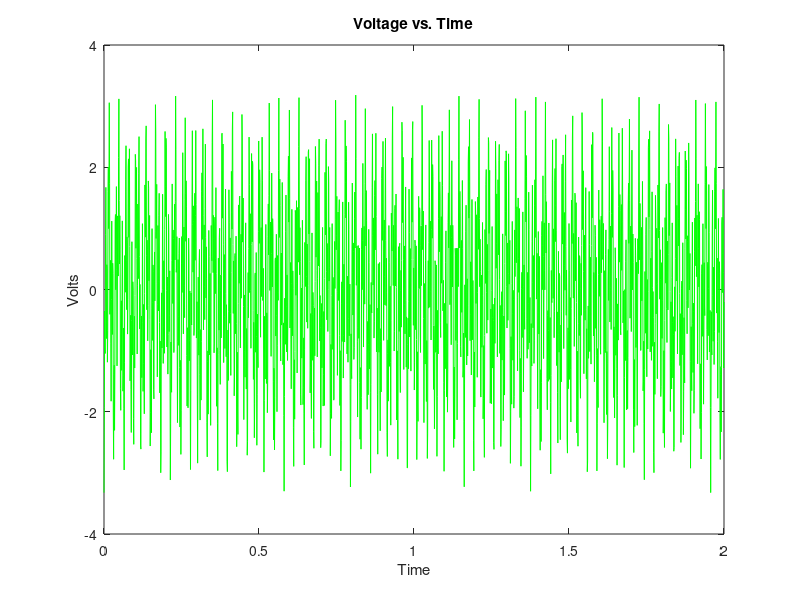

The MATLAB script that drew this image:
format short
%Data extracted from oscilloscope
filename = "F0022CH1.CSV";
%M = csvread(filename, 0, 3);
%t = M(1:end, 1);
%V_s1 = M(1:end, 2);
t = 0:.001:2;

f_mid = 261.6255; %Hz
f_low = 32.70; %Hz
f_high = 2093.00; %Hz

V_a = 1/2*cos(2*pi*f_low*t);
V_b = 1/2*cos(2*pi*f_mid*t);
V_c = 1/2*cos(2*pi*f_high*t);

V_s = V_a + V_b + V_c;
plot(V_s)
% Filter Properties
C1 = 3.3e-07;
R1 = 2000;
R2 = 3300;
C2 = 1*10^-7;
R3 = 1100;
R4 = 2200;
C3 = 2.2*10^-8;
R5 = 1000;
R6 = 2000;

% Voltages after band pass filters (Volts)
Vas = V_s* -R2/(2*R1);
Vbs = V_s* -R4/(2*R3);
Vcs = V_s* -R6/(2*R5);

% Potentiometer proportions (out of one)
Pa = 0;
Pb = 0;
Pc = 0;

% Amplifier resistances (Ohms)
Rz = 1 *10^3;
Rf = 2 *10^3;
Ra = 5.1 *10^3;
Rb = 5.1 *10^3;
Rc = 5.1 *10^3;

% Calcultated potentiometer resistances (do not alter)
Rpa = Pa*10*10^3;
Rpb = Pb*10*10^3;
Rpc = Pc*10*10^3;

%Output Voltage
V_out = (Rpa+2000)*Rf/(Rz*Ra)*Vas + (Rpb+2000)*Rf/(Rz*Rb)*Vbs + (Rpc+2000)*Rf/(Rz*Rc)*Vcs;


plot(t, V_out, 'g');
hold on
title('Voltage vs. Time')
xlabel("Time")
ylabel("Volts")



